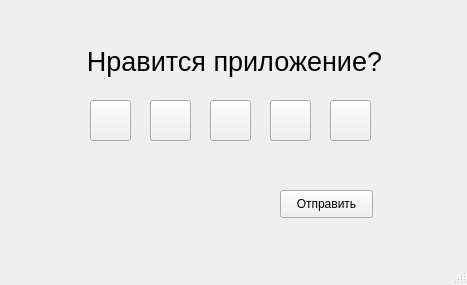
<?xml version="1.0" encoding="UTF-8"?>
<ui version="4.0">
 <class>rateApp</class>
 <widget class="QMainWindow" name="rateApp">
  <property name="geometry">
   <rect>
    <x>0</x>
    <y>0</y>
    <width>467</width>
    <height>285</height>
   </rect>
  </property>
  <property name="minimumSize">
   <size>
    <width>467</width>
    <height>285</height>
   </size>
  </property>
  <property name="maximumSize">
   <size>
    <width>467</width>
    <height>285</height>
   </size>
  </property>
  <property name="windowTitle">
   <string>Оцените приложение</string>
  </property>
  <property name="windowIcon">
   <iconset resource="res.qrc">
    <normaloff>:/new/images/32.png</normaloff>:/new/images/32.png</iconset>
  </property>
  <widget class="QWidget" name="centralwidget">
   <widget class="QPushButton" name="btn_Send">
    <property name="geometry">
     <rect>
      <x>280</x>
      <y>190</y>
      <width>93</width>
      <height>28</height>
     </rect>
    </property>
    <property name="text">
     <string>Отправить</string>
    </property>
   </widget>
   <widget class="QPushButton" name="rate1">
    <property name="geometry">
     <rect>
      <x>90</x>
      <y>100</y>
      <width>41</width>
      <height>41</height>
     </rect>
    </property>
    <property name="text">
     <string/>
    </property>
    <property name="icon">
     <iconset resource="res.qrc">
      <normaloff>:/new/images/rate11.png</normaloff>:/new/images/rate11.png</iconset>
    </property>
    <property name="iconSize">
     <size>
      <width>45</width>
      <height>45</height>
     </size>
    </property>
   </widget>
   <widget class="QPushButton" name="rate2">
    <property name="geometry">
     <rect>
      <x>150</x>
      <y>100</y>
      <width>41</width>
      <height>41</height>
     </rect>
    </property>
    <property name="text">
     <string/>
    </property>
    <property name="icon">
     <iconset resource="res.qrc">
      <normaloff>:/new/images/rate22.png</normaloff>:/new/images/rate22.png</iconset>
    </property>
    <property name="iconSize">
     <size>
      <width>41</width>
      <height>41</height>
     </size>
    </property>
   </widget>
   <widget class="QPushButton" name="rate3">
    <property name="geometry">
     <rect>
      <x>210</x>
      <y>100</y>
      <width>41</width>
      <height>41</height>
     </rect>
    </property>
    <property name="text">
     <string/>
    </property>
    <property name="icon">
     <iconset resource="res.qrc">
      <normaloff>:/new/images/rate33.png</normaloff>:/new/images/rate33.png</iconset>
    </property>
    <property name="iconSize">
     <size>
      <width>41</width>
      <height>41</height>
     </size>
    </property>
   </widget>
   <widget class="QPushButton" name="rate4">
    <property name="geometry">
     <rect>
      <x>270</x>
      <y>100</y>
      <width>41</width>
      <height>41</height>
     </rect>
    </property>
    <property name="text">
     <string/>
    </property>
    <property name="icon">
     <iconset resource="res.qrc">
      <normaloff>:/new/images/rate44.png</normaloff>:/new/images/rate44.png</iconset>
    </property>
    <property name="iconSize">
     <size>
      <width>41</width>
      <height>41</height>
     </size>
    </property>
   </widget>
   <widget class="QPushButton" name="rate5">
    <property name="geometry">
     <rect>
      <x>330</x>
      <y>100</y>
      <width>41</width>
      <height>41</height>
     </rect>
    </property>
    <property name="text">
     <string/>
    </property>
    <property name="icon">
     <iconset resource="res.qrc">
      <normaloff>:/new/images/rate55.png</normaloff>:/new/images/rate55.png</iconset>
    </property>
    <property name="iconSize">
     <size>
      <width>61</width>
      <height>61</height>
     </size>
    </property>
   </widget>
   <widget class="QLabel" name="label_2">
    <property name="geometry">
     <rect>
      <x>40</x>
      <y>180</y>
      <width>31</width>
      <height>21</height>
     </rect>
    </property>
    <property name="text">
     <string/>
    </property>
    <property name="pixmap">
     <pixmap resource="res.qrc">:/new/images/choose.png</pixmap>
    </property>
    <property name="scaledContents">
     <bool>true</bool>
    </property>
   </widget>
   <widget class="QLabel" name="label">
    <property name="geometry">
     <rect>
      <x>4</x>
      <y>41</y>
      <width>461</width>
      <height>40</height>
     </rect>
    </property>
    <property name="font">
     <font>
      <pointsize>20</pointsize>
     </font>
    </property>
    <property name="text">
     <string>Нравится приложение?</string>
    </property>
    <property name="alignment">
     <set>Qt::AlignCenter</set>
    </property>
   </widget>
  </widget>
  <widget class="QStatusBar" name="statusbar"/>
 </widget>
 <resources>
  <include location="res.qrc"/>
 </resources>
 <connections/>
</ui>
